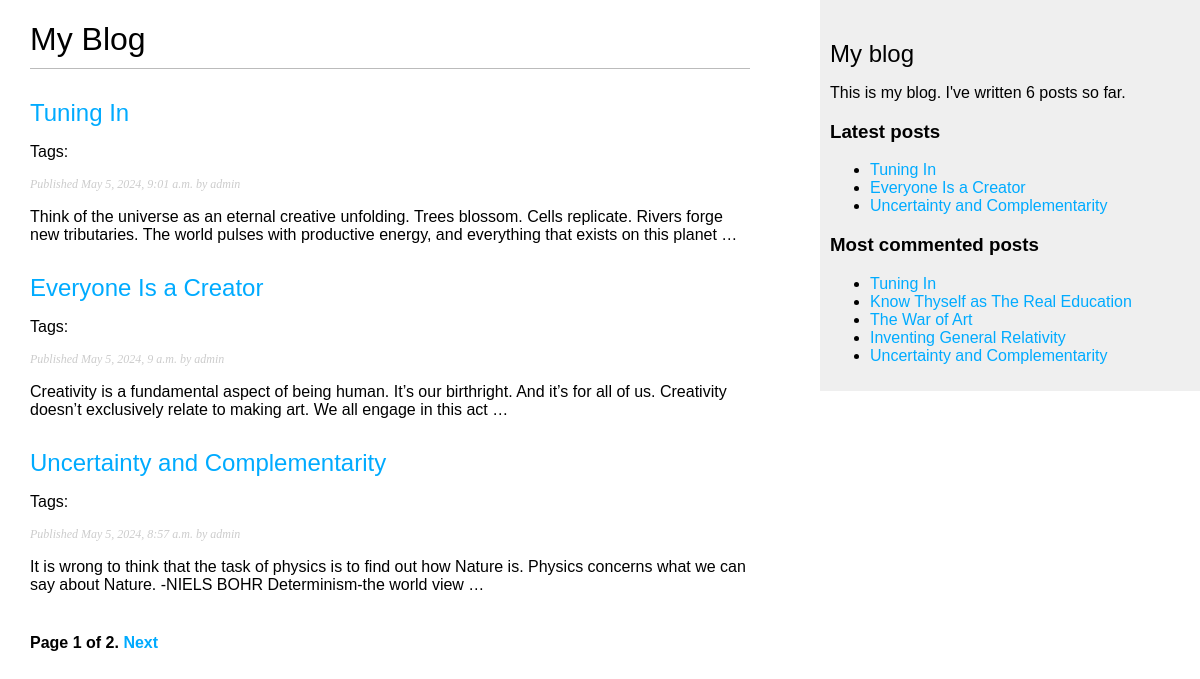
The page /blog/ on the database as committed earlier.
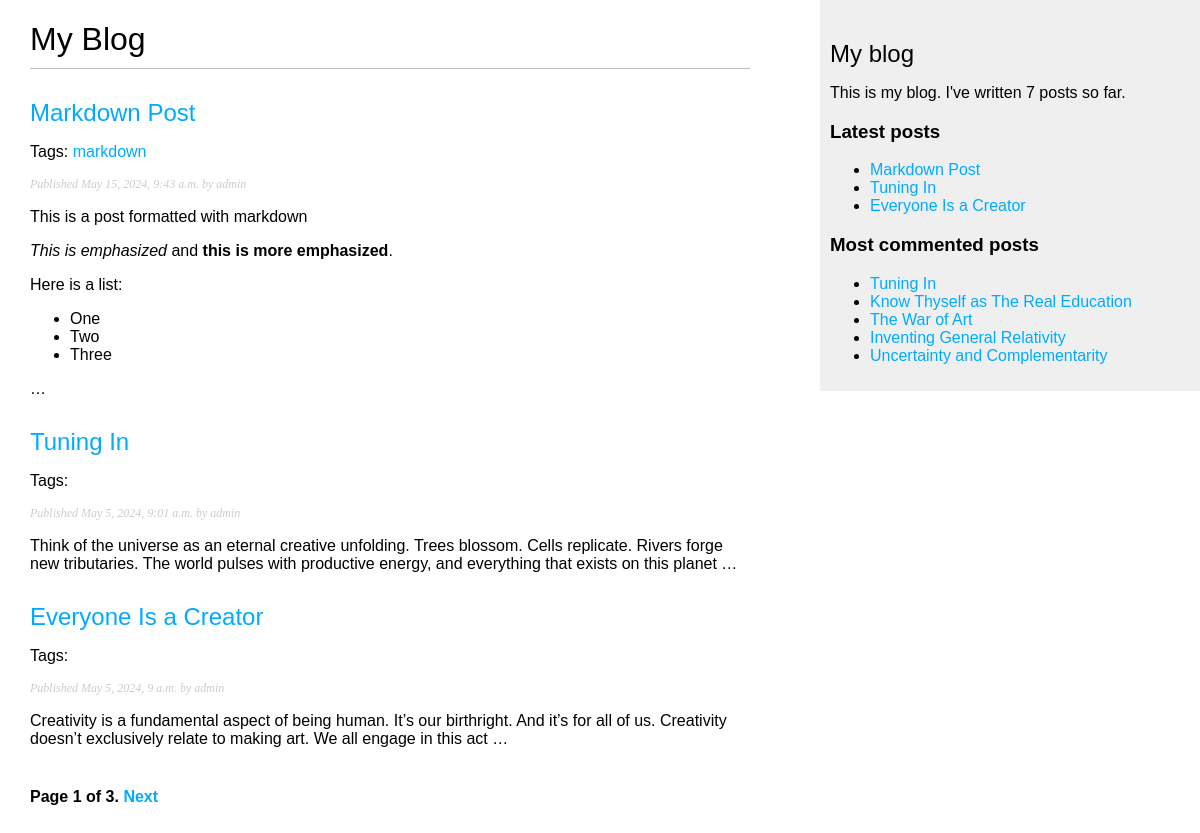
The same page on the database as committed later.
### blog/models.py (models this page shows, shortened)
class Post(models.Model):
    tags = TaggableManager()
    STATUS_CHOICES = [
        ('draft', 'Draft'),
        ('published', 'Published'),
    ]
    title = models.CharField(max_length=250)
    slug = models.SlugField(max_length=250,
                            unique_for_date='publish')
    author = models.ForeignKey(User, on_delete=models.CASCADE, related_name='blog_posts')
    body = models.TextField()
    publish = models.DateTimeField(default=timezone.now)
    created = models.DateTimeField(auto_now_add=True)
    updated = models.DateTimeField(auto_now=True)
    status = models.CharField(max_length=10, choices=STATUS_CHOICES, default='draft')
    objects = models.Manager() # The default manager.
    published = PublishedManager() # Our custom manager.
    class Meta:
        ordering = ['-publish']
    def get_absolute_url(self):
        return reverse('blog:post_detail',
                       args=[self.publish.year,
                             self.publish.month,
                             self.publish.day,
                             self.slug])

### blog/views.py (the view)
# urls.py: path('', views.post_list, name='post_list'),
def post_list(request, tag_slug=None):
    post_list = Post.published.all()
    tag = None
    if tag_slug:
        tag = get_object_or_404(Tag, slug=tag_slug)
        post_list = post_list.filter(tags__in=[tag])
    paginator = Paginator(post_list, 3)
    page_number = request.GET.get('page', 1)
    try:
        posts = paginator.page(page_number)
    except PageNotAnInteger:
        posts = paginator.page(1)
    except EmptyPage:
        posts = paginator.page(paginator.num_pages)
    return render(request,
        'blog/post/list.html',
        {'posts': posts, 'tag': tag})

### blog/models.py (called while the page is built)
    def get_queryset(self):
        return super().get_queryset().filter(status='published')

### blog/templatetags/blog_tags.py (called while the page is built)
@register.simple_tag
def total_posts():
    return Post.published.count()

@register.inclusion_tag('blog/post/latest_posts.html')
def show_latest_posts(count=5):
    latest_posts = Post.published.order_by('-publish')[:count]
    return {'latest_posts': latest_posts}

@register.simple_tag
def get_most_commented_posts(count=5):
    return Post.published.annotate(
    total_comments=Count('comments')
    ).order_by('-total_comments')[:count]

@register.filter(name='markdown')
def markdown_format(text):
    return mark_safe(markdown.markdown(text))

### blog/templates/blog/post/list.html (shortened to what this page needs)
{% extends "blog/base.html" %}
{% load blog_tags %}
{% block content %}
    <h1>My Blog</h1>
    {% for post in posts %}
        <h2>
            <a href="{{ post.get_absolute_url }}">
            {{ post.title }}
            </a>
        </h2>
        <p class="tags">
            Tags:
            {% for tag in post.tags.all %}
                <a href="{% url "blog:post_list_by_tag" tag.slug %}">
                    {{ tag.name }}
                </a>
            {% endfor %}
        </p>
        <p class="date">
            Published {{ post.publish }} by {{ post.author }}
        </p>
        {{ post.body|markdown|truncatewords_html:30 }}
    {% endfor %}
    {% include "pagination.html" with page=posts %}
{% endblock %}

### blog/templates/blog/base.html (shortened to what this page needs)
{% load blog_tags %}
{% load static %}
<!DOCTYPE html>
<html>
<head>
    <link href="{% static "css/blog.css" %}" rel="stylesheet">
</head>
<body>
    <div id="content">
        {% block content %}
        {% endblock %}
    </div>
    <div id="sidebar">
        <h2>My blog</h2>
        <p>This is my blog.
            I've written {% total_posts %} posts so far.
        </p>
        <h3>Latest posts</h3>
        {% show_latest_posts 3 %}
        <h3>Most commented posts</h3>
        {% get_most_commented_posts as most_commented_posts %}
        <ul>
            {% for post in most_commented_posts %}
            <li>
                <a href="{{ post.get_absolute_url }}">{{ post.title }}</a>
            </li>
            {% endfor %}
        </ul>
    </div>
</body>
</html>

### blog/templates/pagination.html (shortened to what this page needs)
<div class="pagination">
    <span class="step-links">
    <span class="current">
        Page {{ page.number }} of {{ page.paginator.num_pages }}.
    </span>
        {% if page.has_next %}
            <a href="?page={{ page.next_page_number }}">Next</a>
        {% endif %}
    </span>
</div>

### blog/templates/blog/post/latest_posts.html
<ul>
    {% for post in latest_posts %}
        <li>
            <a href="{{ post.get_absolute_url }}">{{ post.title }}</a>
        </li>
    {% endfor %}
</ul>

### blog/static/css/blog.css (style rules this page uses)
body { margin:0; padding:0; font-family:helvetica, sans-serif; }
a { color:#00abff; text-decoration:none; }
h1 { font-weight:normal; border-bottom:1px solid #bbb; padding:0 0 10px 0; }
h2 { font-weight:normal; margin:30px 0 0; }
#content { float:left; width:60%; padding:0 0 0 30px; }
#sidebar { float:right; width:30%; padding:10px; background:#efefef; height:100%; }
p.date { color:#ccc; font-family: georgia, serif; font-size: 12px; font-style: italic; }
.pagination { margin:40px 0; font-weight:bold; }

Rows that differ between the two databases and show on the page:
no longer on one of the page's lists (row unchanged): Post: title "Uncertainty and Complementarity", publish "May 5, 2024, 8:57 a.m.", author "admin", body "It is wrong to think that the task of physics is to find out how Nature is. Physics concerns what we can say about Nature. -NIELS BOHR Determinism-the world view …"
added Post: title "Markdown Post", publish "May 15, 2024, 9:43 a.m.", author "admin", body "This is a post formatted with markdown This is emphasized and this is more emphasized . Here is a list: One Two Three …"
added Tag: name "markdown"
Other text that changed with them:
{{ page.paginator.num_pages }}: "2" → "3"
text no longer shown: "6"
text now shown: "7"
